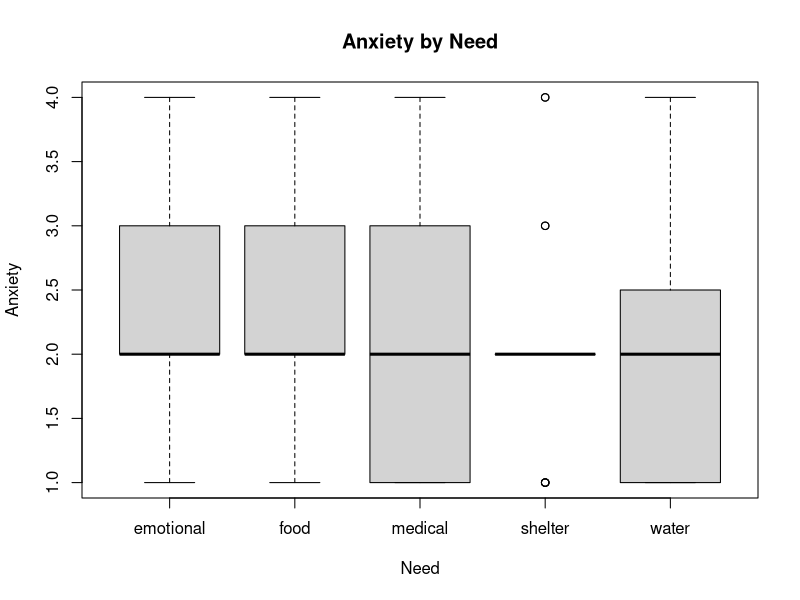
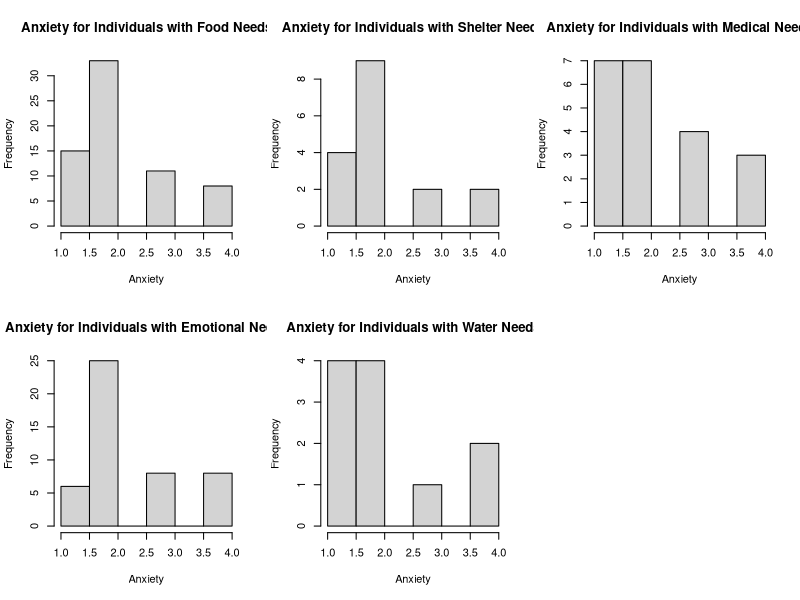

Here is the R script that generated these plots, in order:
# INSTALL AND LOAD PACKAGES

  # NB: IF PACKAGE NOT INSTALLED, UNCOMMENT NEXT LINE OF CODE. RECOMMENT TO AVOID 
  # ERROR MESSAGES
  
  #install.packages("psych")
  #install.packages("caTools") 
  #install.packages("VGAM")
  library(VGAM)
  library(caTools)
  library("psych")

# IMPORTING DATA

  data <- read.csv("HTOPS_HPS_2502_PUF.csv")

# CLEANING DATA AND CREATING SUBSET

  data <- subset(data, ANXIOUS != -99 & (NDX14_FOOD == 1 | NDX14_SHELTER == 1 | 
                                    NDX14_MEDICAL == 1 | NDX14_EMOTIONAL == 1 | 
                                    NDX14_FRESHWATER == 1 | NDX14_ELECTRICITY == 1 
                                    | NDX14_NONE_NEEDED == 1))

# EXTRACTING VARIABLES OF INTEREST FROM THE DATA SETS

  #explanatory variables
  
  foodNeeds <- data$NDX14_FOOD #Inviduals whose most immediate need is food
  shelterNeeds<- data$NDX14_SHELTER #Inviduals whose most immediate need is shelter
  medicalNeeds <- data$NDX14_MEDICAL #Inviduals whose most immediate need is medical
  emotionalNeeds <- data$NDX14_EMOTIONAL #Inviduals whose most immediate need is emotional
  waterNeeds <- data$NDX14_FRESHWATER #Inviduals whose most immediate need is fresh water
  
   
  #response variable
  anxiety <- data$ANXIOUS #How anxious an individual has felt over the past two weeks
  
  #creating new data table, exclusively w/ variables of intrests
  data <- data.frame(foodNeeds,shelterNeeds,medicalNeeds,emotionalNeeds,
                     waterNeeds,anxiety)

# EXPLORATORY DATA ANALYSIS

  #SUMMARIES
  
  print("Anxiety Description")
  print(describe(anxiety))
  cat("\n")
  
  #DATA SETUP
    
    # SEPARATING DATA BY NEED RESPONSE
    
    foodAnx <- subset(data, foodNeeds == 1) #subset for individuals who have food need
    shelterAnx <- subset(data, shelterNeeds == 1) #subset for individuals who have shelter need
    medicalAnx <- subset(data, medicalNeeds == 1) #subset for individuals who have medical need
    emotionalAnx <- subset(data, emotionalNeeds == 1) #subset for individuals who have emotional need
    waterAnx <- subset(data, waterNeeds == 1) #subset for individuals who have fresh water need
    
    # CONCATENATING EXPLANATORY VARIABLES INTO ONE CATEGORICAL VARIABLE
    food <- rep("food", times = nrow(foodAnx))
    shelter <- rep("shelter", times = nrow(shelterAnx))
    medical <- rep("medical", times = nrow(medicalAnx))
    emotional <- rep("emotional", times = nrow(emotionalAnx))
    water <- rep("water", times = nrow(waterAnx))
    
    categories <- c(food,shelter,medical,emotional,water)
    anxByCat <- c(foodAnx[,6],shelterAnx[,6],medicalAnx[,6],emotionalAnx[,6],
                  waterAnx[,6])
    
    #making new datatable to show anxiety by category
    dataByCat <- data.frame(categories,anxByCat)
    
  
  #PLOTS

    boxplot(anxByCat ~ categories, data = dataByCat,
            main = "Anxiety by Need",
            xlab = "Need",
            ylab = "Anxiety")
    
    par(mfrow = c(2, 3))
    hist(foodAnx[,6],main="Anxiety for Individuals with Food Needs",
         xlab="Anxiety")
    hist(shelterAnx[,6],main="Anxiety for Individuals with Shelter Needs",
         xlab="Anxiety")
    hist(medicalAnx[,6],main="Anxiety for Individuals with Medical Needs",
         xlab="Anxiety")
    hist(emotionalAnx[,6],main="Anxiety for Individuals with Emotional Needs",
         xlab="Anxiety")
    hist(waterAnx[,6],main="Anxiety for Individuals with Water Needs",
         xlab="Anxiety")
    

# LOGISTIC REGRESSION ANALYSIS
  
  #splitting data set
  
  split <- sample.split(data, SplitRatio = 0.8)
  
  trainData <- subset(data, split == "TRUE")
  testData <- subset(data, split == "FALSE")
